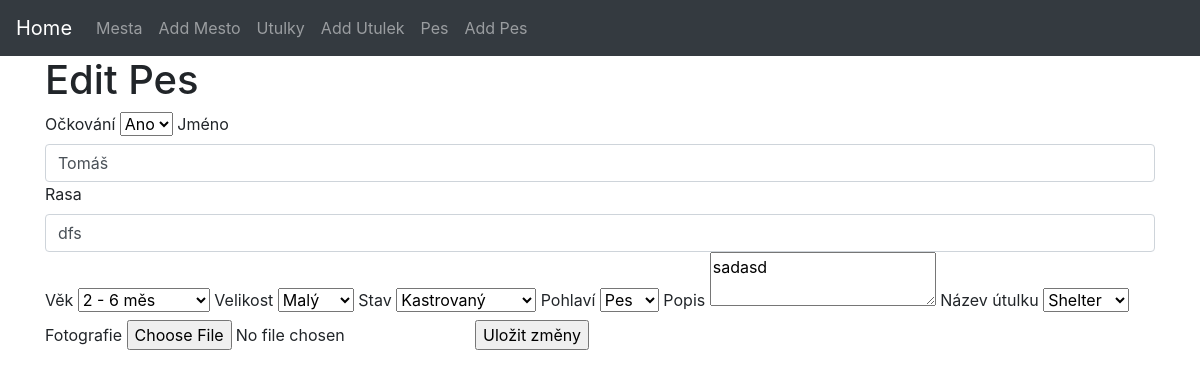
The app's page /pes/edit/73 with its own data.
### website/models.py (models this page shows, shortened)
class Pes(db.Model):
    idpes = db.Column(db.Integer, primary_key=True)
    ockovani = db.Column(db.Enum('Ano', 'Ne', name='ockovani_enum'), nullable=True)
    jmeno = db.Column(db.String(45), nullable=False)
    rasa = db.Column(db.String(45))
    vek = db.Column(db.Enum('2 - 6 měs', '6 měs - 2 roky', '2 - 8 let', '8 a více', name='vek_enum'), nullable=True)
    velikost = db.Column(db.Enum('maly', 'stredni', 'velky', name='velikost_enum'), nullable=True)
    stav = db.Column(db.Enum('kastrovany', 'handicapovany', 'akutni adoptce', name='stav_enum'), nullable=True)
    pohlavi = db.Column(db.Enum('Pes', 'Fena', name='pohlavi_enum'), nullable=True)
    popis = db.Column(db.String(200))
    fotografie = db.Column(db.String(100), nullable=False, default='default.jpeg')
    utulek_nazev = db.Column(db.String(45), db.ForeignKey('utulek.nazev', name='utulek_nazev'), nullable=False)
    utulek = db.relationship('Utulek', backref=db.backref('pes', lazy=True))
    __table_args__ = (
        CheckConstraint('ockovani IN ("Ano", "Ne")'),
        CheckConstraint('vek IN ("2 - 6 měs", "6 měs - 2 roky", "2 - 8 let", "8 a více")'),
        CheckConstraint('velikost IN ("maly", "stredni", "velky")'),
        CheckConstraint('stav IN ("kastrovany", "handicapovany", "akutni adoptce")'),
        CheckConstraint('pohlavi IN ("Pes", "Fena")'),
    )

### website/views.py (the view)
@app.route('/pes/edit/<int:id>', methods=['GET', 'POST'])
def edit_pes(id):
    pes_to_edit = Pes.query.get(id)
    utulky_entries = Utulek.query.all()
    form = EditPesForm(obj=pes_to_edit)
    if not pes_to_edit:
        flash('Pes nebyl nalezen.', 'danger')
        return redirect(url_for('show_pes'))
    if request.method == 'POST' and form.validate_on_submit():
        form.populate_obj(pes_to_edit)
        db.session.commit()
        flash('Pes byl aktualizován.', 'success')
        return redirect(url_for('show_pes'))
    return render_template('edit_pes.html', pes=pes_to_edit, utulky_entries=utulky_entries, form=form)

### website/templates/edit_pes.html (shortened to what this page needs)
<!DOCTYPE html>
<html lang="en">
<head>
    <link rel="stylesheet" href="https://stackpath.bootstrapcdn.com/bootstrap/4.3.1/css/bootstrap.min.css">
</head>
<body>
    {% include 'navbar.html' %}
    <div class="container">
        <h1>Edit Pes</h1>
        <form method="post" action="{{ url_for('edit_pes', id=pes.idpes) }}" enctype="multipart/form-data">
            {{ form.ockovani.label }} {{ form.ockovani }}
            {{ form.jmeno.label }} {{ form.jmeno(class="form-control", required="required") }}
            {{ form.rasa.label }} {{ form.rasa(class="form-control", required="required") }}
            {{ form.vek.label }} {{ form.vek }}
            {{ form.velikost.label }} {{ form.velikost }}
            {{ form.stav.label }} {{ form.stav }}
            {{ form.pohlavi.label }} {{ form.pohlavi }}
            {{ form.popis.label }} {{ form.popis }}
            {{ form.utulek_nazev.label }} {{ form.utulek_nazev }}
            {{ form.fotografie.label }} {{ form.fotografie }}
            {{ form.submit() }}
        </form>
    </div>
</body>
</html>

### records on screen
Pes: ockovani "Ano", jmeno "Tomáš", rasa "dfs", vek "2 - 6 měs", velikost "Malý", stav "Kastrovaný", pohlavi "Pes", popis "sadasd", utulek_nazev "Shelter"
